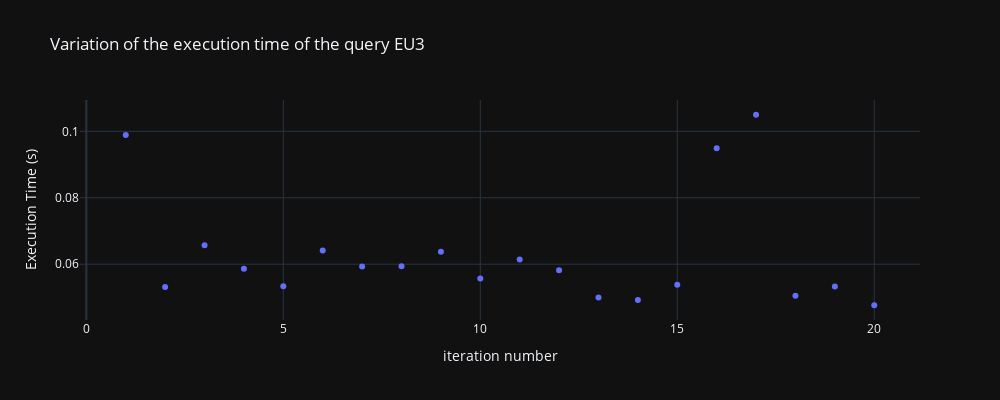

Here is the notebook cell this chart was saved with:
### Code cell
import plotly.express as px
fig = px.scatter(x=[i for i in range(1,num_iterations+1)], labels={'x': 'iteration number', 'y': 'Execution Time (s)'}, y=execution_times, title='Variation of the execution time of the query EU3', template='plotly_dark')
fig.update_layout(width=1000, height=400)
fig.show()

### Figure 1 — Plotly figure (JSON) as saved in the notebook; plotly's stock layout.template omitted (floating-point values rounded to 4 significant figures)
{"data": [{"hovertemplate": "iteration number=%{x}<br>Execution Time (s)=%{y}<extra></extra>", "legendgroup": "", "marker": {"color": "#636efa", "symbol": "circle"}, "mode": "markers", "name": "", "orientation": "v", "showlegend": false, "type": "scatter", "x": [1, 2, 3, 4, 5, 6, 7, 8, 9, 10, 11, 12, 13, 14, 15, 16, 17, 18, 19, 20], "xaxis": "x", "y": [0.0989, 0.05311, 0.06567, 0.05863, 0.05336, 0.06411, 0.05929, 0.05939, 0.06377, 0.05566, 0.06139, 0.05815, 0.04999, 0.04919, 0.05382, 0.09493, 0.105, 0.05053, 0.05331, 0.04764], "yaxis": "y"}], "layout": {"height": 400, "legend": {"tracegroupgap": 0}, "title": {"text": "Variation of the execution time of the query EU3"}, "width": 1000, "xaxis": {"anchor": "y", "domain": [0, 1], "title": {"text": "iteration number"}}, "yaxis": {"anchor": "x", "domain": [0, 1], "title": {"text": "Execution Time (s)"}}}}
